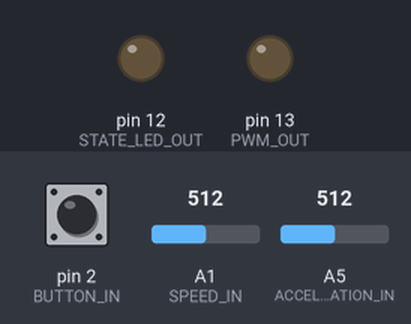
Bench run of a sketch on a simulated Arduino Uno, built with avr-gcc and run on an emulated ATmega328P. Shown: output pins drawn as LEDs (lit = HIGH). Inputs (shaded band) come from the test bench; at power-on: pin 2 (BUTTON_IN) HIGH, A1 (SPEED_IN) = 512, A5 (ACCELERATION_IN) = 512.

Above: at 1.2 s.
1.3 s: pin 2 (BUTTON_IN) pulled LOW for 0.15 s
At 2.6 s:
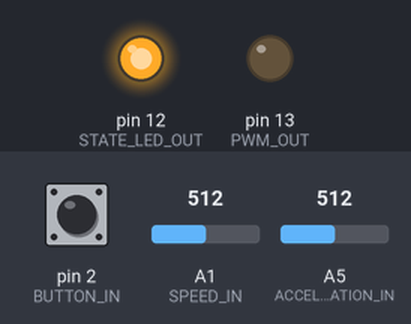
2.9 s: pin 2 (BUTTON_IN) pulled LOW for 1 s
At 5.1 s:
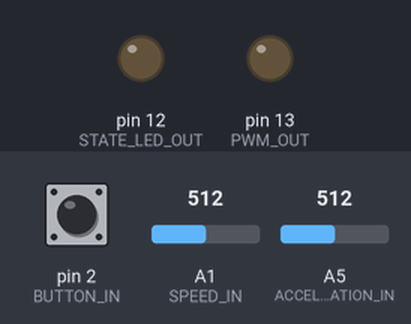
5.4 s: pin 2 (BUTTON_IN) pulled LOW for 3.2 s
At 9.9 s:
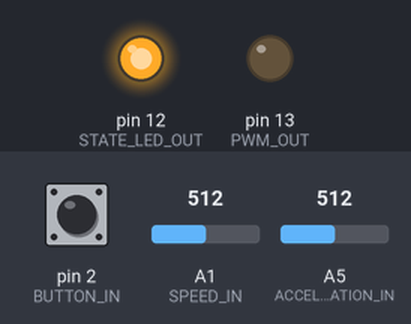
Timing chart, 0 to 11.4 s (numbered marks = the images above; inputs shaded):
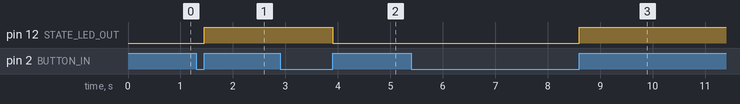

Measured:
- after the input at 1.3 s, pin 12 (STATE_LED_OUT): LOW → HIGH after 0.15 s
- after the input at 2.9 s, pin 12 (STATE_LED_OUT): HIGH → LOW after 1.0 s
- after the input at 5.4 s, pin 12 (STATE_LED_OUT): LOW → HIGH after 3.2 s

The sketch:

arduino-pwm-signal-generator.ino
```cpp
// pulse width
const float PERIOD = 50000; // µs
const float OFF_WIDTH = 800; // µs
const float MIN_WIDTH = 850; // µs
const float MAX_WIDTH = 1600; // µs
const float WIDTH_RANGE = MAX_WIDTH - MIN_WIDTH;

// rate of pulse width change
const float MIN_ACCELERATION = 10; // µ/s
const float MAX_ACCELERATION = 1000; // µ/s
const int ACCELERATION_LINEAR_MAX = 1000; // 0 - 1023
const float ACCELERATION_RANGE = MAX_ACCELERATION - MIN_ACCELERATION;

const int BUTTON_IN = 2; // connected to a button that sets the pin to ground when pressed
const int SPEED_IN = 1; // pin connected to a 4.7K potentiometer through a 10 ohms series resistance
const int ACCELERATION_IN = 5; // pin connected to a 4.7K potentiometer through a 10 ohms series resistance
const int STATE_LED_OUT = 12; // connected to a led through a 10K series resistance
const int PWM_OUT = 13; // output signal

// to avoid multiple triggers when the button is pressed
const long BUTTON_DEBOUNCING_TIME = 500; // ms

volatile unsigned long lastButtonInterrupt = 0;
volatile bool runState = false;

float readRequestedWidth() {
  return MIN_WIDTH + WIDTH_RANGE * analogRead(SPEED_IN) / 1023;
}

float readRequestedAcceleration() {
  const int val = analogRead(ACCELERATION_IN);
  return val > ACCELERATION_LINEAR_MAX
    ? INFINITY
    : MIN_ACCELERATION + ACCELERATION_RANGE * val / ACCELERATION_LINEAR_MAX;
}

void onButtonDebounced() {
  const long currentTime = micros();
  if (currentTime - lastButtonInterrupt >= BUTTON_DEBOUNCING_TIME * 1000) {
    onButton();
    lastButtonInterrupt = currentTime;
  }
}

void onButton() {
  runState = !runState;
  digitalWrite(STATE_LED_OUT, runState);
}

void sendPulse(const long width) {
  digitalWrite(PWM_OUT, 1);
  delayMicroseconds(width);
  digitalWrite(PWM_OUT, 0);
}

long lastTime = micros();
float currentWidth = OFF_WIDTH;

void updateWidth() {
  const float requestedWidth = runState ? readRequestedWidth() : OFF_WIDTH;
  const float requestedAcceleration = readRequestedAcceleration();
  const float w =
    runState && currentWidth < MIN_WIDTH
    ? MIN_WIDTH
    : currentWidth;
  const float diff = requestedWidth - w;
  const float dir = diff ? diff / abs(diff) : 0;
  const float unconstrainedDelta =
    requestedAcceleration == INFINITY
    ? diff
    : (dir * requestedAcceleration * PERIOD) / 1000000;
  const float limit = dir * diff;
  const float delta = constrain(unconstrainedDelta, -limit, limit);
  const float w2 = w + delta;
  currentWidth = w2 < MIN_WIDTH ? OFF_WIDTH : w2;
}

void waitNextPeriod() {
  while (true) {
    const long newTime = micros();
    if (newTime - lastTime >= PERIOD) {
      lastTime = lastTime + PERIOD;
      return;
    }
  }
}

void setup() {
  pinMode(BUTTON_IN, INPUT_PULLUP);
  pinMode(STATE_LED_OUT, OUTPUT);
  pinMode(PWM_OUT, OUTPUT);
  attachInterrupt(digitalPinToInterrupt(BUTTON_IN), onButtonDebounced, RISING);
  interrupts();
}

void loop() {
  updateWidth();
  sendPulse(currentWidth);
  waitNextPeriod();
}
```
